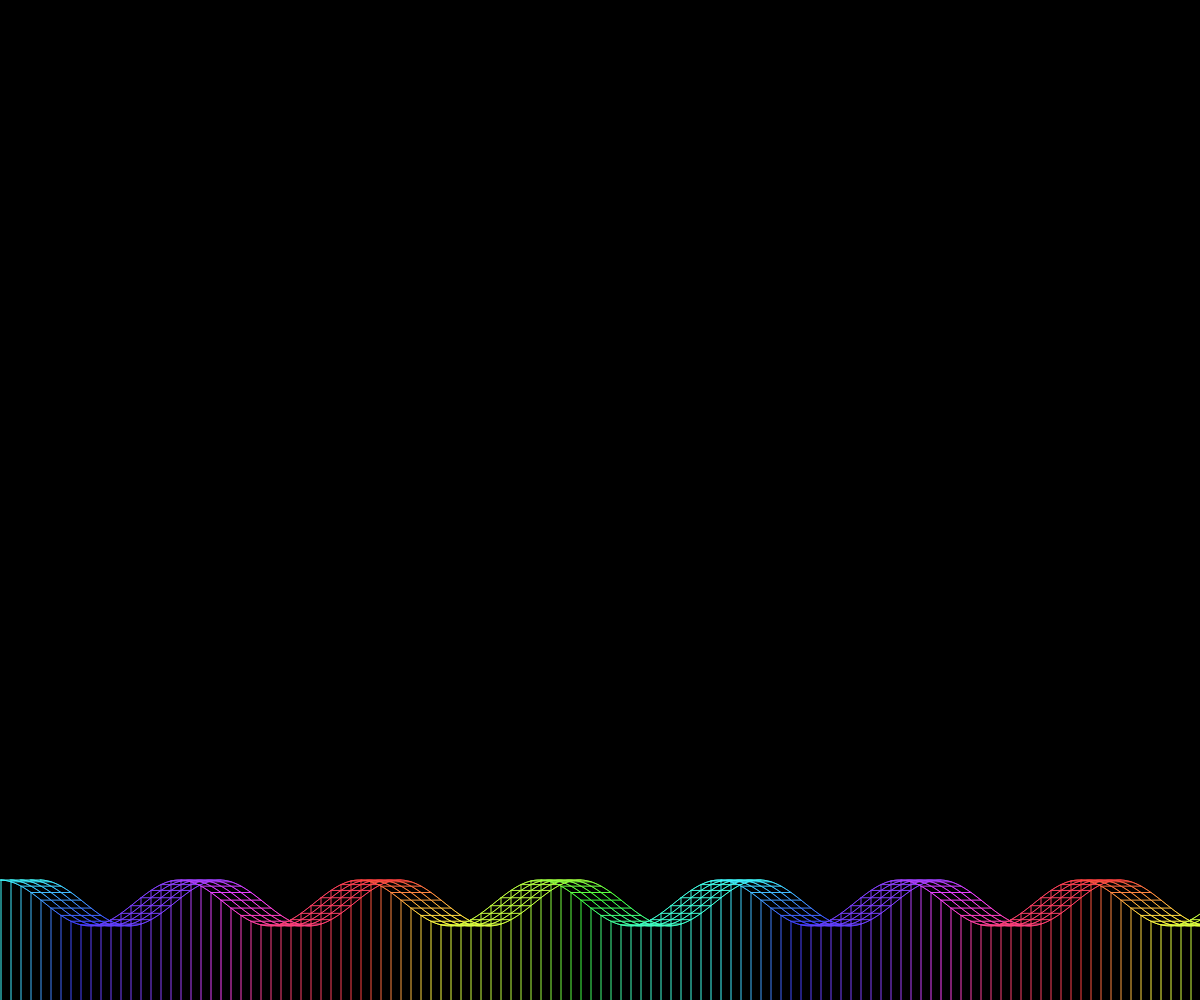
Frame 1 (no input)
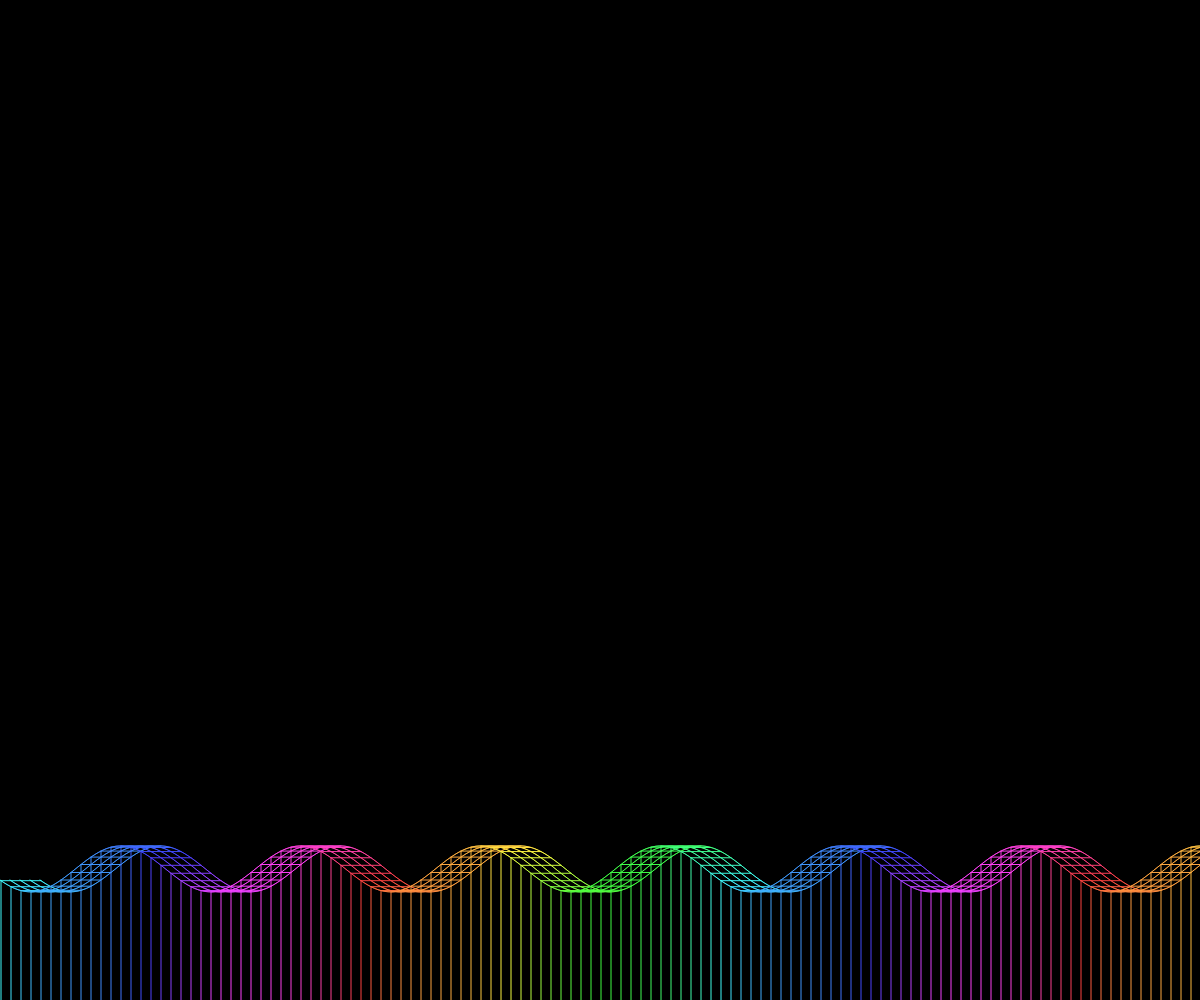
Frame 60 (no input)
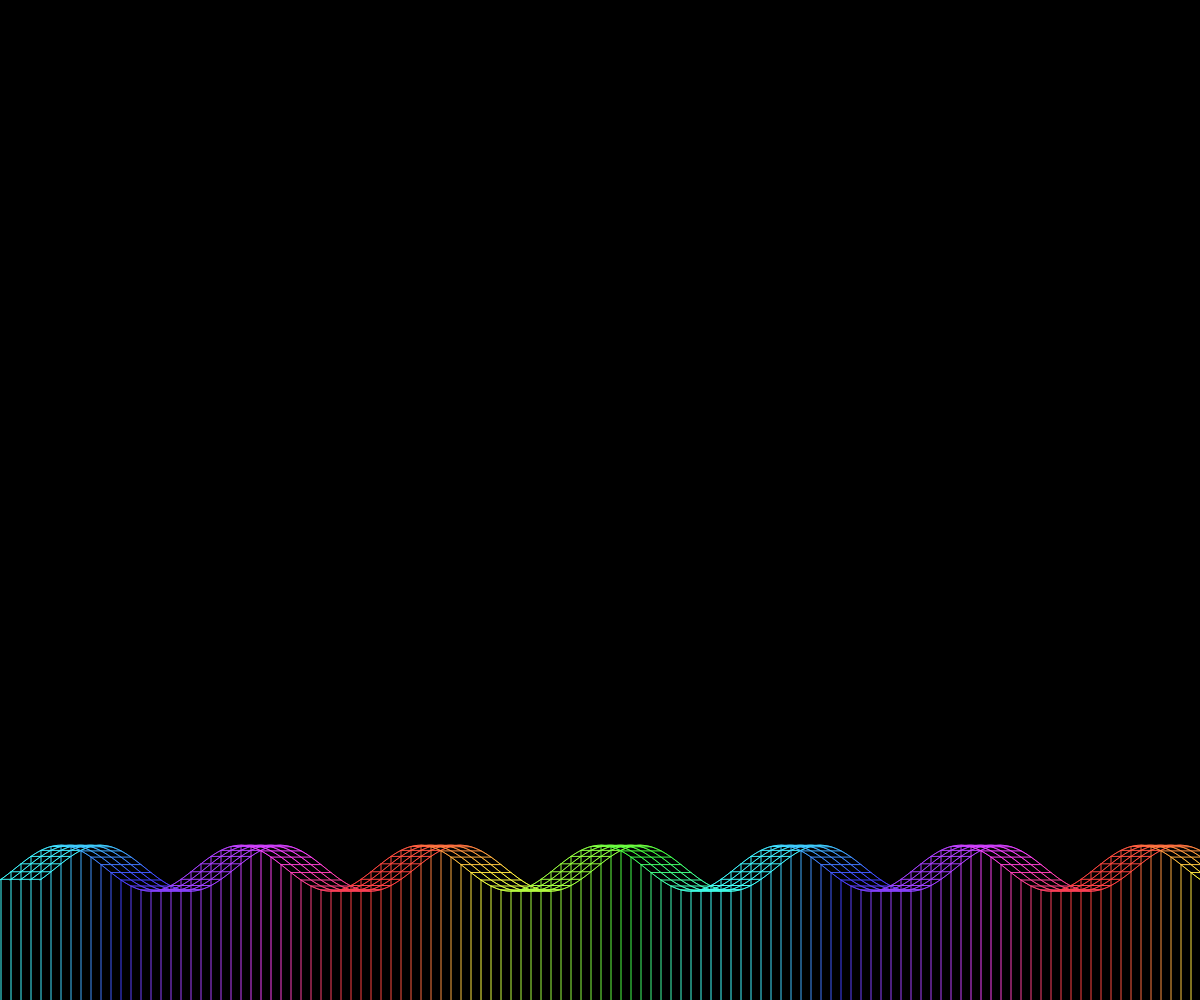
Frame 120 (the mouse pressed at the canvas centre since frame 60)

The p5.js sketch that drew these frames (run headless with seeded random() and noise() and a simulated clock; from frame 60 on, the mouse is pressed at the canvas centre):

// p5.js sketch
// ── sketch.js
function setup() {
  createCanvas(windowWidth, windowHeight);
}

function sinBox(xoff, yoff, box_length, box_width, box_height) {
  colorMode(HSB, 360, 100, 100)
  let old_x = xoff;
  let old_y = yoff;
  let xy_step = 1;
  for (let i = 0; i <= box_length; i++) {
    let x = old_x + xy_step;
    let y = old_y + sin(((frameCount + i) * PI) / 90) * 0.8;
    stroke(((y + x) * 0.5 + 100) % 360, 75, 100)
    for (let k = 0; k <= box_width; k += 10) {
      line(old_x + k, old_y, x + k, y);
    }
    if (i % 10 == 0) {
      line(x, y, x, clamp(y, yoff + box_height, yoff + box_height));

      line(x, y, x + box_width, y);
    }
    old_y = y;
    old_x = x;
  }
}

function clamp(val, a, b) {
  return max(a, min(val, b));
}

function draw() {
  background(0);
  stroke(255);
  strokeWeight(1);
  let box_width = 40
  let box_height = 120
  sinBox(0, height-box_height , width, box_width, box_height);

  // sinLine(0,50)
  // sinLine(20,50)
  // rotateX(frameCount*0.1)
}
